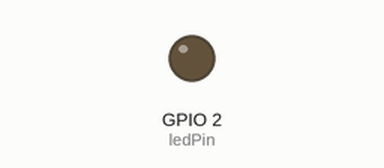
The sketch below on a simulated ESP32. On the bench: output pins drawn as LEDs (lit = HIGH). What the sketch prints to the serial monitor is not drawn.

Above: at 2.5 s.
At 7.5 s:
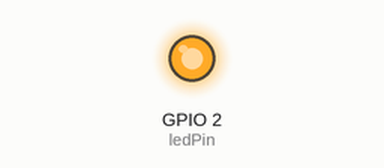
Timing chart, 0 to 13.0 s (numbered marks = the images above):
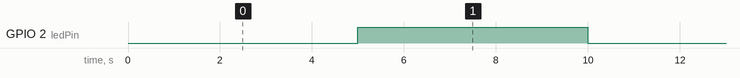

The sketch:

PiscaLEDTimerInterruption.ino
```cpp
#include <Arduino.h>
#include <esp_timer.h>

// Define o pino onde o LED está conectado
const int ledPin = 2;

// Handle para o timer (controle remoto par o timer)
esp_timer_handle_t timer;
/*esp_timer_handle_t é um tipo definido na biblioteca esp_timer.h,
que representa um ponteiro para uma estrutura interna que o sistema
usa para gerenciar o timer. Quando você cria um timer, o sistema
devolve um controle remoto (handle) que você pode usar para controlar
esse timer específico. */


// Função para alternar o estado do LED
void toggleLED(void* arg) {
  static bool ledState = false;
  ledState = !ledState;
  digitalWrite(ledPin, ledState);
}


void setup() {
  Serial.begin(115200);

  // Configura o pino do LED como saída
  pinMode(ledPin, OUTPUT);

  // Configuração do timer
      /*A estrutura esp_timer_create_args_t é usada para definir os parâmetros
     necessários para criar um timer no ESP32. Essa estrutura inclui vários campos
     que configuram como o timer deve funcionar. */
  const esp_timer_create_args_t timer_args = {
    .callback = &toggleLED,  // Função de callback chamada toda vez que o timer disparar
    .arg = NULL, // Argumento para a função de callback (não utilizado aqui)
    .dispatch_method = ESP_TIMER_TASK, // Método de despacho (tarefa do timer)
    .name = "toggleLED" // Nome do timer
  };


//verificacao de erro
   // Cria o timer e armazena o handle na variável 'timer'
  esp_err_t err = esp_timer_create(&timer_args, &timer); //Função esp_timer_create - usada para criar um novo timer com os parâmetros especificados.
  if (err != ESP_OK) {
    Serial.println("Erro ao criar o timer");
    return;
  }


  // Inicia o timer com intervalo de 500ms (2Hz)
  err = esp_timer_start_periodic(timer, 5000000); // 500000 microsegundos = 500 ms
  if (err != ESP_OK) {
    Serial.println("Erro ao iniciar o timer");
  } else {
    Serial.println("Início do Timer com sucesso");
  }
}

void loop() {
  // Nada a fazer aqui, o LED é controlado pela interrupção do timer
}
```

Measured:
- by itself, GPIO 2 (ledPin): alternates HIGH for 5.0 s and LOW for 5.0 s
